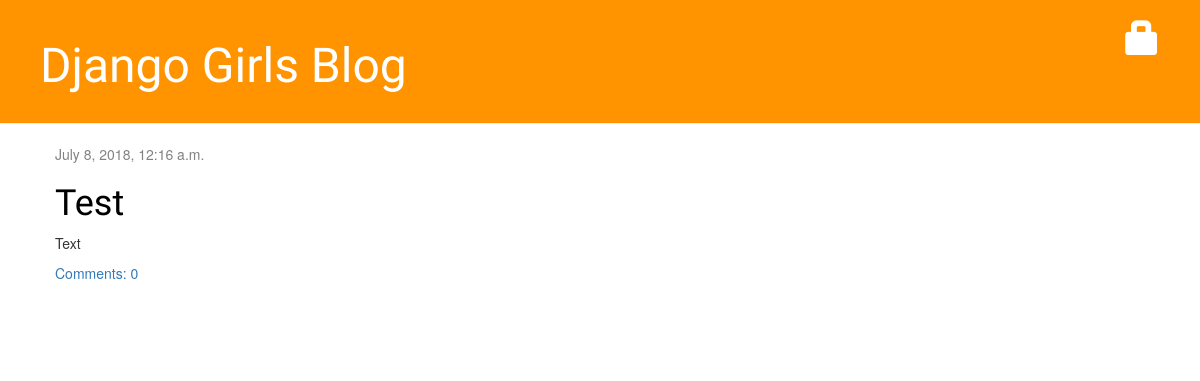
/, run on an earlier commit of the app's database.
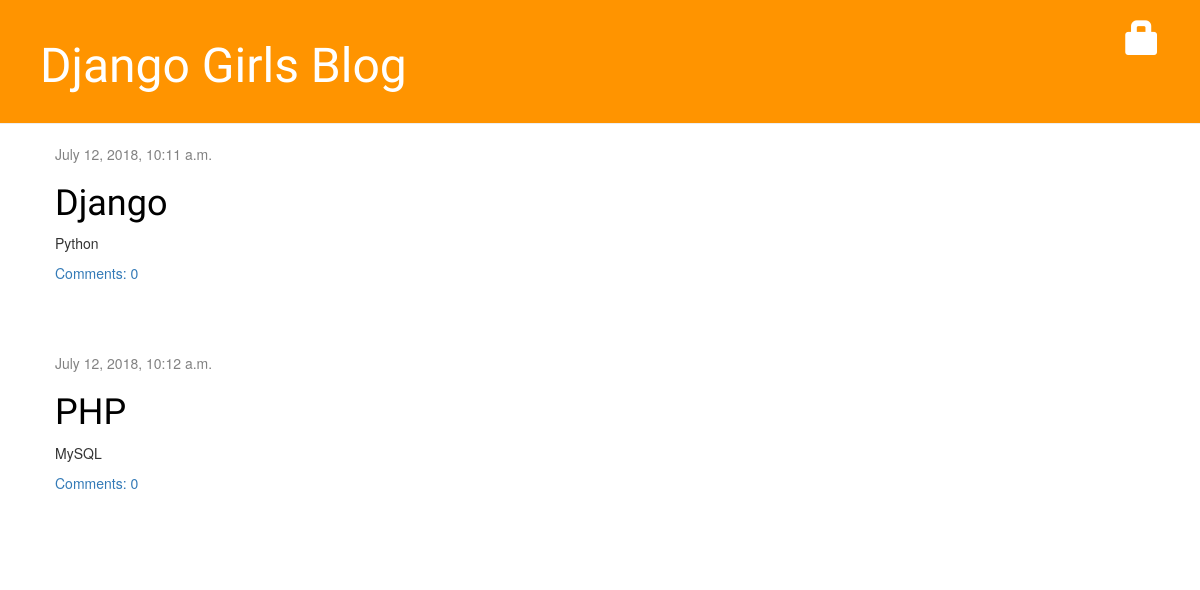
And on a later commit of the database.
### blog/models.py (models this page shows, shortened)
class Post(models.Model):
    author = models.ForeignKey('auth.User', on_delete=models.CASCADE)
    title = models.CharField(max_length=200)
    text = models.TextField()
    created_date = models.DateTimeField(
            default=timezone.now)
    published_date = models.DateTimeField(
            blank=True, null=True)
    def approved_comments(self):
        return self.comments.filter(approved_comment=True)

### blog/views.py (the view)
# urls.py: url(r'^$', views.post_list, name='post_list'),
def post_list(request):
    posts = Post.objects.filter(published_date__lte=timezone.now()).order_by('published_date')
    return render(request, 'blog/post_list.html', {'posts': posts})

### blog/templates/blog/post_list.html
{% extends 'blog/base.html' %}
{% block content %}
    {% for post in posts %}
        <div class="post">
            <div class="date">
                {{ post.published_date }}
            </div>
            <h1><a href="{% url 'post_detail' pk=post.pk %}">{{ post.title }}</a></h1>
            <p>{{ post.text|linebreaksbr }}</p>
            <a href="{% url 'post_detail' pk=post.pk %}">Comments: {{ post.approved_comments.count }}</a>
        </div>
    {% endfor %}
{% endblock content %}

### blog/templates/blog/base.html (shortened to what this page needs)
{% load staticfiles %}
<html>
    <head>
        <link rel="stylesheet" href="//maxcdn.bootstrapcdn.com/bootstrap/3.2.0/css/bootstrap.min.css">
        <link rel="stylesheet" href="//maxcdn.bootstrapcdn.com/bootstrap/3.2.0/css/bootstrap-theme.min.css">
        <link rel="stylesheet" href="{% static 'css/blog.css' %}">
    </head>
    <body>
    <div class="page-header">
        {% if user.is_authenticated %}
            <a href="{% url 'post_new' %}" class="top-menu"><span class="glyphicon glyphicon-plus"></span></a>
            <a href="{% url 'post_draft_list' %}" class="top-menu"><span class="glyphicon glyphicon-edit"></span></a>
            <p class="top-menu">Hello {{ user.username }} <small>(<a href="{% url 'logout' %}">Log out</a>)</small></p>
        {% else %}
            <a href="{% url 'login' %}" class="top-menu"><span class="glyphicon glyphicon-lock"></span></a>
        {% endif %}
        <h1><a href="/">Django Girls Blog</a></h1>
    </div>
    <div class="content container">
        <div class="row">
            <div class="col-md-8">
            {% block content %}
            {% endblock %}
            </div>
        </div>
    </div>
    </body>
</html>

### blog/static/css/blog.css (style rules this page uses)
h1 a { color: #FCA205; font-family: "Lobster"; }
.page-header { background-color: #ff9400; margin-top: 0; padding: 20px 20px 20px 40px; }
.page-header h1, .page-header h1 a, .page-header h1 a:visited, .page-header h1 a:active { color: #ffffff; font-size: 36pt; text-decoration: none; }
.content { margin-left: 40px; }
h1, h2, h3, h4 { font-family: 'Lobster', cursive; }
.date { color: #828282; }
.top-menu, .top-menu:hover, .top-menu:visited { color: #ffffff; float: right; font-size: 26pt; margin-right: 20px; }
.post { margin-bottom: 70px; }
.post h1 a, .post h1 a:visited { color: #000000; }

What changed in the data, as far as the page shows it:
removed Post: published_date "July 8, 2018, 12:16 a.m.", title "Test", text "Text", approved_comments.count "0"
added Post: published_date "July 12, 2018, 10:11 a.m.", title "Django", text "Python", approved_comments.count "0"
added Post: published_date "July 12, 2018, 10:12 a.m.", title "PHP", text "MySQL", approved_comments.count "0"
